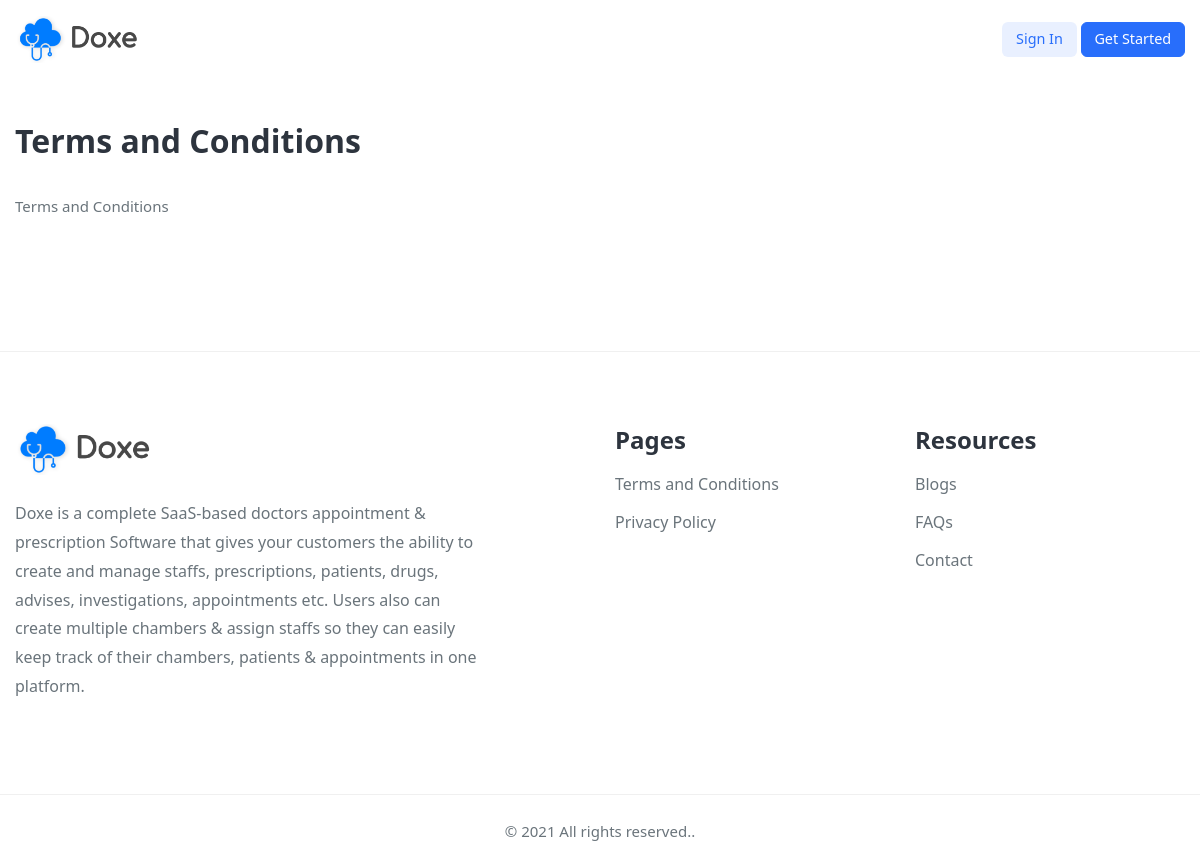
/page/terms-of-service, run on the app's committed database.
### tables this page shows
CREATE TABLE `settings` (
  `id` int(11) NOT NULL,
  `site_name` varchar(255) DEFAULT NULL,
  `site_title` varchar(255) DEFAULT NULL,
  `favicon` varchar(255) DEFAULT NULL,
  `logo` varchar(255) DEFAULT NULL,
  `hero_img` varchar(255) DEFAULT NULL,
  `keywords` varchar(255) DEFAULT NULL,
  `description` text,
  `footer_about` text,
  `admin_email` varchar(255) DEFAULT NULL,
  `mobile` varchar(255) DEFAULT NULL,
  `copyright` varchar(255) DEFAULT NULL,
  `pagination_limit` int(11) DEFAULT NULL,
  `facebook` varchar(255) DEFAULT NULL,
  `instagram` varchar(255) DEFAULT NULL,
  `twitter` varchar(255) DEFAULT NULL,
  `linkedin` varchar(255) DEFAULT NULL,
  `google_analytics` longtext,
  `site_color` varchar(255) DEFAULT NULL,
  `site_font` varchar(255) DEFAULT NULL,
  `layout` int(11) DEFAULT NULL,
  `about_info` mediumtext,
  `ind_code` varchar(255) DEFAULT NULL,
  `purchase_code` varchar(255) DEFAULT NULL,
  `link` varchar(255) DEFAULT NULL,
  `enable_captcha` int(11) NOT NULL DEFAULT '0',
  `enable_workflow` int(11) NOT NULL DEFAULT '1',
  `enable_users` int(11) NOT NULL DEFAULT '1',
  `enable_blog` int(11) NOT NULL,
  `enable_faq` int(11) NOT NULL,
  `enable_registration` int(11) NOT NULL,
  `enable_payment` int(11) NOT NULL,
  `enable_paypal` int(11) NOT NULL DEFAULT '0',
  `enable_email_verify` int(11) NOT NULL,
  `enable_multilingual` int(11) DEFAULT '0',
  `captcha_type` int(11) DEFAULT NULL,
  `captcha_site_key` varchar(255) DEFAULT NULL,
  `captcha_secret_key` varchar(255) DEFAULT NULL,
  `paypal_email` varchar(255) DEFAULT NULL,
  `paypal_payment` int(11) DEFAULT '0',
  `stripe_payment` int(11) DEFAULT '0',
  `publish_key` varchar(255) DEFAULT NULL,
  `secret_key` varchar(255) DEFAULT NULL,
  `paystack_payment` varchar(155) DEFAULT '0',
  `paystack_secret_key` varchar(255) DEFAULT NULL,
  `paystack_public_key` varchar(255) DEFAULT NULL,
  `razorpay_payment` varchar(155) DEFAULT '0',
  `razorpay_key_id` varchar(255) DEFAULT NULL,
  `razorpay_key_secret` varchar(255) DEFAULT NULL,
  `mercado_payment` int(11) DEFAULT '0',
  `mercado_currency` varchar(155) DEFAULT NULL,
  `mercado_api_key` varchar(255) DEFAULT NULL,
  `mercado_token` varchar(255) DEFAULT NULL,
  `paypal_mode` varchar(255) DEFAULT 'sandbox',
  `mail_protocol` varchar(255) DEFAULT NULL,
  `mail_title` varchar(255) DEFAULT NULL,
  `mail_host` varchar(255) DEFAULT NULL,
  `mail_port` varchar(255) DEFAULT NULL,
  `mail_encryption` varchar(255) DEFAULT 'ssl',
  `mail_username` varchar(255) DEFAULT NULL,
  `mail_password` varchar(255) DEFAULT NULL,
  `country` int(11) NOT NULL DEFAULT '178',
  `site_info` int(11) DEFAULT NULL,
  `zoom_api_key` mediumtext,
  `zoom_secret_key` mediumtext,
  `lang` int(11) NOT NULL DEFAULT '1',
  `sid` varchar(255) DEFAULT '2020-02-02',
  `type` varchar(255) DEFAULT 'live',
  `trial_days` int(11) DEFAULT '0',
  `expire_reminder` int(11) DEFAULT '15',
  `theme` int(11) DEFAULT '1',
  `version` varchar(255) NOT NULL DEFAULT 'v1.1'
);

CREATE TABLE `pages` (
  `id` int(11) NOT NULL,
  `title` varchar(255) DEFAULT NULL,
  `slug` varchar(255) DEFAULT NULL,
  `details` longtext,
  `status` int(11) DEFAULT NULL,
  `created_at` datetime NOT NULL
);

### application/controllers/Home.php (called while the page is built, shortened)
<?php if ( ! defined('BASEPATH')) exit('No direct script access allowed');
class Home extends Home_Controller {
    public function page($slug)
    {
        $data = array();
        $data['page_title'] = 'Page';
        $data['menu'] = TRUE;
        $data['page'] = $this->common_model->get_single_page($slug);
        $data['page_name'] = $data['page']->title;
        $data['main_content'] = $this->load->view('page', $data, TRUE);
        $this->load->view('index', $data);
    }
}

### index.php (called while the page is built, shortened)
<?php
require_once BASEPATH.'core/CodeIgniter.php';

### application/models/Common_model.php (called while the page is built, shortened)
<?php
class Common_model extends CI_Model {
    function select_asc($table)
    {
        $this->db->select();
        $this->db->from($table);
        $this->db->order_by('id','ASC');
        $query = $this->db->get();
        $query = $query->result();
        return $query;
    }
    function get_single_page($slug)
    {
        $this->db->select();
        $this->db->from('pages');
        $this->db->where('slug', $slug);
        $query = $this->db->get();
        $query = $query->row();
        return $query;
    }
    function get_settings()
    {
        $this->db->select('s.*, l.short_name, l.name as language_name, l.slug as lang_slug, l.text_direction as dir');
        $this->db->from('settings s');
        $this->db->join('language as l', 'l.id = s.lang', 'LEFT');
        $query = $this->db->get();
        $query = $query->row();
        return $query;
    }
}

### application/helpers/custom_helper.php (called while the page is built, shortened)
<?php if ( ! defined('BASEPATH')) exit('No direct script access allowed');
	if (!function_exists('is_admin'))
	{
	    function is_admin()
	    {
	        $ci =& get_instance();
	        return $ci->auth_model->is_admin();
	    }
	}
	if (!function_exists('is_user'))
	{
	    function is_user()
	    {
	        $ci =& get_instance();
	        return $ci->auth_model->is_user();
	    }
	}
  	if(!function_exists('get_settings')){
	    function get_settings(){
	        $ci = get_instance();
	        $option = $ci->admin_model->get_settings();
	        return $option;
	    }
    }
    if(!function_exists('settings')){
	    function settings(){
	        $ci = get_instance();
	        $option = $ci->admin_model->get_settings();
	        return $option;
	    }
    }
  	if(!function_exists('get_pages')){
	    function get_pages(){
	        $ci = get_instance();
	        $option = $ci->common_model->select_asc('pages');
	        return $option;
	    }
    }
	if (!function_exists('trans'))
	{
	    function trans($string)
	    {
	        $ci =& get_instance();
	        return $ci->lang->line($string);
	    }
	}
	if (!function_exists('text_dir'))
	{
	    function text_dir()
	    {
	        $ci =& get_instance();
	        if ($ci->session->userdata('site_lang') == '') {
		        $lang = $ci->common_model->get_settings();
		        return $lang->dir;
	        } else {
	        	$name = $ci->session->userdata('site_lang');
	        	$lang = $ci->common_model->get_slug_by_language($name, 'language');
	        	return $lang->text_direction;
	        }
	    }
	}

### application/models/Admin_model.php (called while the page is built, shortened)
<?php
class Admin_model extends CI_Model {
    function get_settings()
    {
        $this->db->select('s.*, c.currency_code, c.currency_symbol');
        $this->db->from('settings s');
        $this->db->join('country c', 'c.id = s.country', 'LEFT');
        $query = $this->db->get();
        $query = $query->row();
        return $query;
    }
    function get_chamber_row($uid)
    {
        if ($this->session->userdata('role') == 'staff') {
            $this->db->where('id', $this->session->userdata('id'));
            $query = $this->db->get('staffs');
            $staff = $query->row();
            $this->db->select('b.*, c.name as category_name');
            $this->db->from('chamber b');
            if ($uid != 0) {
                $this->db->where('b.uid', $uid);
            }else{
                if ($staff->chamber_id != 0) {
                    $this->db->where('b.id', $staff->chamber_id);
                }
                $this->db->where('b.user_id', $this->session->userdata('parent'));
            }
            $this->db->join('chamber_category c', 'c.id = b.category', 'LEFT');
            $this->db->order_by('id', 'ASC');
            $query = $this->db->get();
            $query = $query->row();
            return $query;
        } else {
            $this->db->select('b.*, c.name as category_name');
            $this->db->from('chamber b');
            if ($uid != 0) {
                $this->db->where('b.uid', $uid);
            }else{
                if ($this->session->userdata('role') == 'user') {
                    $user_id = $this->session->userdata('id');
                } else {
                    $user_id = $this->session->userdata('parent');
                }
                $this->db->where('b.user_id', $user_id);
                $this->db->where('is_primary', 1);
            }
            $this->db->join('chamber_category c', 'c.id = b.category', 'LEFT');
            $this->db->order_by('id', 'ASC');
            $query = $this->db->get();
            $query = $query->row();
            return $query;
        }
    }
    function get_language_values()
    {
        $this->db->select();
        $this->db->from('lang_values');
        $this->db->order_by('id','ASC');
        $query = $this->db->get();
        $query = $query->result();
        return $query;
    }
}

### application/models/Auth_model.php (called while the page is built, shortened)
<?php
class Auth_model extends CI_Model {
    public function is_logged_in()
    {
        if ($this->session->userdata('logged_in') == TRUE && !empty($this->get_user($this->session->userdata('id')))) {
            return true;
        } else {
            return false;
        }
    }
    public function is_admin()
    {
        if (!$this->is_logged_in()) {
            return false;
        }
    }
    public function is_user()
    {
        if (!$this->is_logged_in()) {
            return false;
        }
    }
}

### application/views/page.php (the view)
<section class="section pt-6">
    <div class="container">
        <div class="section-heading section-heading--center">
            <h2 class="__title"><span><?php echo html_escape($page->title) ?></span></h2>
        </div>
        <div class="spacer py-2"></div>
        <div class="row">
            <div class="col-12">
                <div class="content-container">
                    <div class="faq">
                        <div class="accordion-container">
                            <p><?= $page->details ?></p>
                        </div>
                    </div>
                </div>
            </div>
        </div>
    </div>
</section>

### application/views/include/header.php (shortened to what this page needs)
<!DOCTYPE html>
<html lang="en" dir="<?php echo text_dir(); ?>">
<head>
    <link rel="stylesheet" href="<?php echo base_url() ?>assets/front/libs/font-awesome/css/fontawesome-all.min.css">
    <link rel="stylesheet" href="<?php echo base_url() ?>assets/front/libs/jarallax/dist/jarallax.css">
    <link rel="stylesheet" href="<?php echo base_url() ?>assets/front/libs/owl-carousel/dist/css/owl.carousel.min.css">
    <link rel="stylesheet" href="<?php echo base_url() ?>assets/front/libs/owl-carousel/dist/css/owl.theme.default.min.css">
    <link rel="stylesheet" href="<?php echo base_url() ?>assets/front/css/simple-line-icons.css">
    <link rel="stylesheet" href="<?php echo base_url() ?>assets/admin/css/sweet-alert.css" rel="stylesheet" />
    <link rel="stylesheet" href="<?php echo base_url() ?>assets/admin/css/select2.css" rel="stylesheet" />
    <link rel="stylesheet" href="<?php echo base_url() ?>assets/font/flaticon.css">
    <link href="<?php echo base_url() ?>assets/admin/css/toast.css" rel="stylesheet" />
    <link href="<?php echo base_url() ?>assets/admin/css/timepicki.css" rel="stylesheet">
    <link href="<?php echo base_url() ?>assets/front/css/template.min.css" rel="stylesheet">
    <link rel="stylesheet" href="<?php echo base_url() ?>assets/front/css/aos.css">
</head>
<body>
    <div class="main-wrapper">
        <?php if (isset($menu) && $menu == TRUE): ?>
            <header>
                <div class="container">
                    <nav class="navbar navbar-expand-lg navbar-light bg-white py-3">
                        <a class="navbar-brand mr-lg-5" href="<?php echo base_url() ?>">
                            <img src="<?php echo base_url(settings()->logo) ?>" alt="logo">
                        </a>
                        <div id="navbarContent" class="collapse navbar-collapse">
                            <ul class="navbar-nav align-items-lg-center ml-lg-auto">
                                <li class="nav-item mr-0">
                                    <?php if (is_admin()): ?>
                                        <a class="btn btn-sm btn-light-secondary ml-auto" href="<?php echo base_url('auth/logout') ?>"><i class="icon-logout"></i> <?php echo trans('logout') ?> </a>
                                        <a class="btn btn-sm btn-primary ml-auto" href="<?php echo base_url('admin/dashboard') ?>"><i class="icon-speedometer mr-1"></i> <?php echo trans('dashboard') ?></a>
                                    <?php else: ?>
                                        <a class="btn btn-sm btn-light-primary ml-auto" href="<?php echo base_url('login') ?>"><?php echo trans('sign-in') ?></a>
                                        <a class="btn btn-sm btn-primary ml-auto" href="<?php echo base_url('register') ?>"><?php echo trans('get-started') ?></a>
                                    <?php endif ?>
                                </li>
                            </ul>
                        </div>
                    </nav>
                </div>
            </header>
        <?php endif ?>

### application/views/include/footer.php (shortened to what this page needs)
<?php if (isset($menu) && $menu == TRUE): ?>
<footer class="pt-8 pt-lg-10 border-top border-light">
    <div class="container">
        <div class="row pb-8 pb-lg-10">
            <div class="col-sm-5 col-lg-5 mb-5 mb-lg-0">
                <img src="<?php echo base_url(settings()->logo) ?>" class="w-md-30 mb-4" alt="logo">
                <p class="display-10 line-height-lg"><?php echo html_escape(settings()->footer_about) ?></p>
            </div>
            <div class="col-sm-1 col-lg-1 mb-5 mb-sm-0"></div>
            <div class="col-sm-3 col-lg-3 mb-5 mb-sm-0">
                <?php if (!empty(get_pages())): ?>
                <h3 class="h4"><?php echo trans('pages') ?></h3>
                <ul class="footer-list-style-two">
                    <?php foreach (get_pages() as $page): ?>
                        <li><a href="<?php echo base_url('page/'.$page->slug) ?>"><?php echo html_escape($page->title) ?></a></li>
                    <?php endforeach ?>
                </ul>
                <?php endif ?>
            </div>
            <div class="col-sm-3 col-lg-3 mb-5 mb-lg-0">
                <h3 class="h4"><?php echo trans('resources') ?></h3>
                <ul class="footer-list-style-two">
                    <?php if (settings()->enable_blog == 1): ?>
                    <li><a href="<?php echo base_url('blogs') ?>"><?php echo trans('blogs') ?></a></li>
                    <?php endif ?>
                    <?php if (settings()->enable_faq == 1): ?>
                    <li><a href="<?php echo base_url('faqs') ?>"><?php echo trans('faqs') ?></a></li>
                    <?php endif ?>
                    <li><a href="<?php echo base_url('contact') ?>"><?php echo trans('contact') ?></a></li>
                </ul>
            </div>
        </div>
    </div>
    <div class="text-center border-top border-light">
        <div class="container">
            <div class="row py-4">
                <div class="col-md-12">
                    <p class="mb-0"><?php echo html_escape(settings()->copyright) ?>.</p>
                </div>
            </div>
        </div>
    </div>
</footer>
<?php endif; ?>
</div>
    <link rel="stylesheet" href="https://ajax.googleapis.com/ajax/libs/jqueryui/1.11.3/themes/smoothness/jquery-ui.css" />
</body>
</html>

### data on the page
settings: logo (picture), footer_about "Doxe is a complete SaaS-based doctors appointment & prescription Software that gives your customers the ability to create and manage staffs, prescriptions, patients, drugs, advises, investigations, appointments etc. Users also can create multiple chambers & assign staffs so they can easily keep track of their chambers, patients & appointments in one platform.", copyright "© 2021 All rights reserved."
pages: title "Terms and Conditions", details "Terms and Conditions"
pages: title "Privacy Policy"

### other printed values
trans('sign-in') "Sign In"
trans('get-started') "Get Started"
trans('pages') "Pages"
trans('resources') "Resources"
trans('blogs') "Blogs"
trans('faqs') "FAQs"
trans('contact') "Contact"
